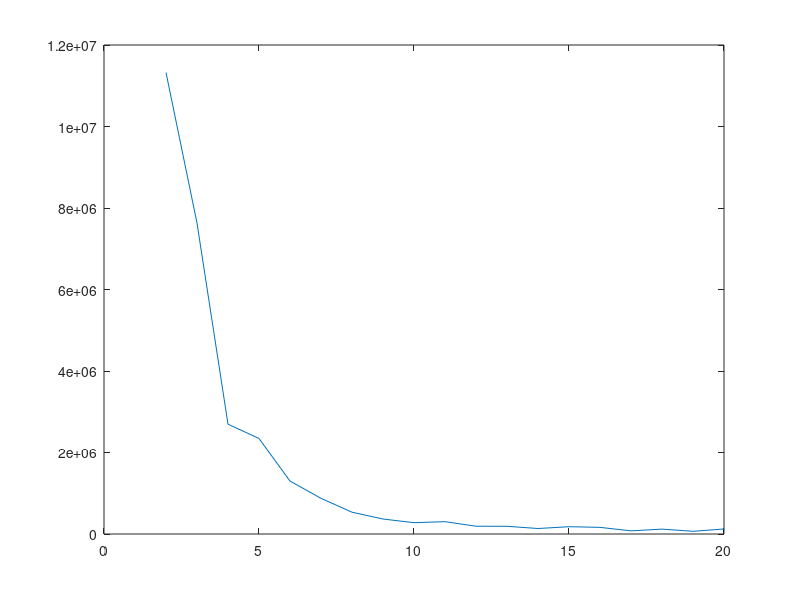
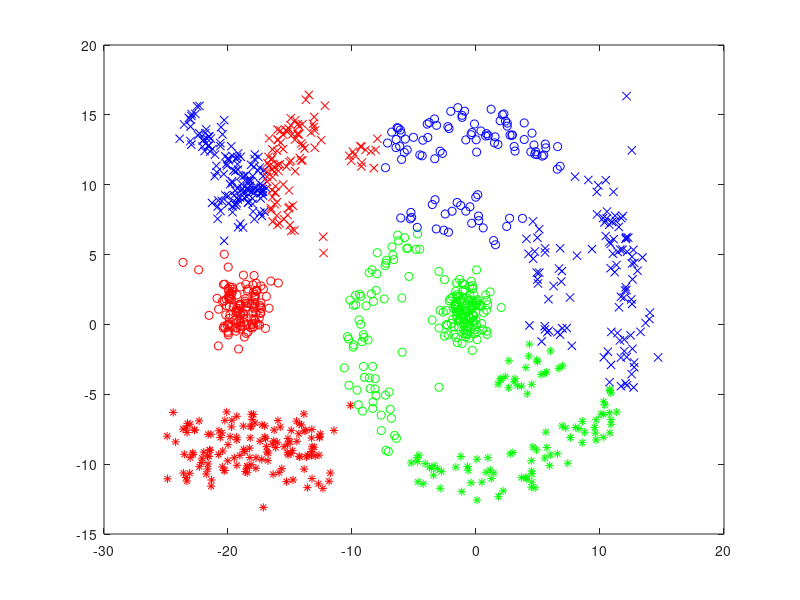

These figures' MATLAB source, in order:
%% K-means algorithm
% Load data
data = importdata('clu_data.txt');
n = size(data,1);

%% Set initial params
ks = 2:20;
threshold = 0.0001; % Stop threshold for which centroids changes
ss_err= zeros(size(ks));
t = 1; % Used to update ss_err

%% Running clustering with different k
% Here we use Euclidean distance
for k=ks
    
    % Generate k random centroids
    cent = data(randperm(n, k),:);
    prev_cent = data(1:k,:);
    dist=zeros(n,k);
    
    % Repeat until centroids do not change much
    while sum(sum(abs(cent - prev_cent))) >= threshold
        prev_cent = cent;
        % Calculate distance
        for i=1:k
            dist(:,i)= sum((repmat(cent(i,:),n,1)-data).^2,2);
        end
        [dist_sort, I]=sort(dist,2);
        cluster=I(:,1);
        % Update centroids
        for j=1:k
            idx=find(cluster==j);
            cent(j,:)=mean(data(idx,:),1);
        end
    end
    
    % Calculate SSE
    s_err=0;
    
    % Calculate distance
    for i=1:k
        dist(:,i)= sum((repmat(cent(i,:),n,1)-data).^2,2);
    end
    [dist_sort, I]=sort(dist,2);
    cluster=I(:,1);
    
    for j=1:k
        idx=find(cluster==j);
        s_err=sum(dist(idx,j).^2);
        ss_err(t)=ss_err(t)+s_err;
    end
    t=t+1;
end

%% Evaluate the SSE
figure(1)
plot(ks,ss_err);

%% Plot out the best clustering k=8

% Generate k random centroids
k=8;
cent = data(randperm(n, k),:);
prev_cent = data(1:k,:);
dist=zeros(n,k);

% Repeat until centroids do not change much
while sum(sum(abs(cent - prev_cent))) >= threshold
    prev_cent = cent;
    % Calculate distance
    for i=1:k
        dist(:,i)= sum((repmat(cent(i,:),n,1)-data).^2,2);
    end
    [dist_sort, I]=sort(dist,2);
    cluster=I(:,1);
    % Update centroids
    for j=1:k
        idx=find(cluster==j);
        cent(j,:)=mean(data(idx,:),1);
    end
end

% Plot out the data
for i=1:k
    dist(:,i)= sum((repmat(cent(i,:),n,1)-data).^2,2);
end
[dist_sort, I]=sort(dist,2);
cluster=I(:,1);

figure(2)
plot(data(find(cluster==1),1),data(find(cluster==1),2),'r*');
hold on
plot(data(find(cluster==2),1),data(find(cluster==2),2),'bx');
plot(data(find(cluster==3),1),data(find(cluster==3),2),'g*');
plot(data(find(cluster==4),1),data(find(cluster==4),2),'rx');
plot(data(find(cluster==5),1),data(find(cluster==5),2),'ro');
plot(data(find(cluster==6),1),data(find(cluster==6),2),'go');
plot(data(find(cluster==7),1),data(find(cluster==7),2),'bx');
plot(data(find(cluster==8),1),data(find(cluster==8),2),'bo');
hold off
